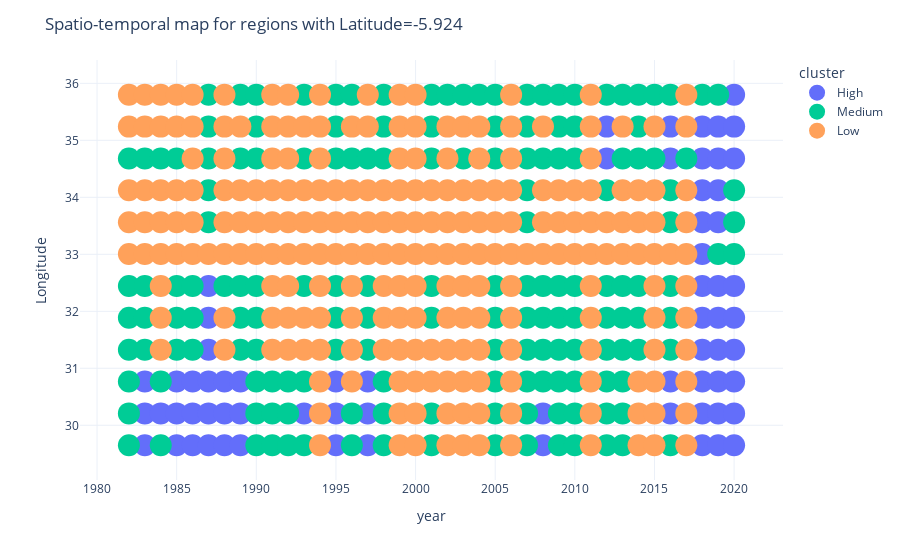

The cell this chart's notebook holds for it:
### Code cell
# make a spatio-temporal plot

fig = px.scatter(df_const_lat, x="year", y="lon", color="cluster", color_discrete_sequence=['#636EFA', "#00CC96",'#FFA15A'])


fig.update_traces(
    marker_size=22,
    selector=dict(mode='markers')
)

fig.update_layout(
    title="Spatio-temporal map for regions with Latitude=-5.924",
    xaxis_title="crop year",
    yaxis_title="Longitude"
)

fig.show()

### Figure 1 — Plotly figure (JSON) as saved in the notebook; plotly's stock layout.template omitted (floating-point values rounded to 4 significant figures; data arrays with more than 128 entries replaced by an {"elided": "..."} marker saying what was removed)
{"data": [{"hovertemplate": "cluster=High<br>year=%{x}<br>lon=%{y}<extra></extra>", "legendgroup": "High", "marker": {"color": "#636EFA", "size": 22, "symbol": "circle"}, "mode": "markers", "name": "High", "orientation": "v", "showlegend": true, "type": "scatter", "x": [1983, 1985, 1986, 1987, 1988, 1989, 1995, 1997, 2008, 2018, 2019, 2020, 1983, 1984, 1985, 1986, 1987, 1988, 1989, 1993, 1995, 1997, 2008, 2016, 2018, 2019, 2020, 1983, 1985, 1986, 1987, 1988, 1989, 1995, 1997, 2016, 2018, 2019, 2020, 1987, 2018, 2019, 2020, 1987, 2018, 2019, 2020, 1987, 2018, 2019, 2020, 2018, 2018, 2019, 2018, 2019, 2012, 2016, 2018, 2019, 2020, 2012, 2016, 2018, 2019, 2020, 2020], "xaxis": "x", "y": [29.65, 29.65, 29.65, 29.65, 29.65, 29.65, 29.65, 29.65, 29.65, 29.65, 29.65, 29.65, 30.21, 30.21, 30.21, 30.21, 30.21, 30.21, 30.21, 30.21, 30.21, 30.21, 30.21, 30.21, 30.21, 30.21, 30.21, 30.77, 30.77, 30.77, 30.77, 30.77, 30.77, 30.77, 30.77, 30.77, 30.77, 30.77, 30.77, 31.33, 31.33, 31.33, 31.33, 31.89, 31.89, 31.89, 31.89, 32.45, 32.45, 32.45, 32.45, 33.0, 33.56, 33.56, 34.12, 34.12, 34.68, 34.68, 34.68, 34.68, 34.68, 35.24, 35.24, 35.24, 35.24, 35.24, 35.8], "yaxis": "y"}, {"hovertemplate": "cluster=Medium<br>year=%{x}<br>lon=%{y}<extra></extra>", "legendgroup": "Medium", "marker": {"color": "#00CC96", "size": 22, "symbol": "circle"}, "mode": "markers", "name": "Medium", "orientation": "v", "showlegend": true, "type": "scatter", "x": {"elided": "165 int values"}, "xaxis": "x", "y": {"elided": "165 float values"}, "yaxis": "y"}, {"hovertemplate": "cluster=Low<br>year=%{x}<br>lon=%{y}<extra></extra>", "legendgroup": "Low", "marker": {"color": "#FFA15A", "size": 22, "symbol": "circle"}, "mode": "markers", "name": "Low", "orientation": "v", "showlegend": true, "type": "scatter", "x": {"elided": "236 int values"}, "xaxis": "x", "y": {"elided": "236 float values"}, "yaxis": "y"}], "layout": {"legend": {"title": {"text": "cluster"}, "tracegroupgap": 0}, "margin": {"t": 60}, "title": {"text": "Spatio-temporal map for regions with Latitude=-5.924"}, "xaxis": {"anchor": "y", "domain": [0, 1], "title": {"text": "year"}}, "yaxis": {"anchor": "x", "domain": [0, 1], "title": {"text": "Longitude"}}}}
